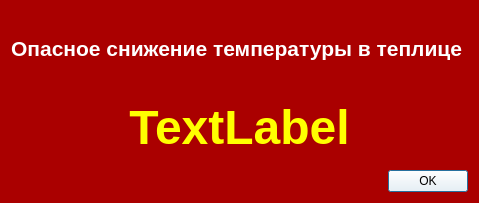
<?xml version="1.0" encoding="UTF-8"?>
<ui version="4.0">
 <class>Alarmwindow</class>
 <widget class="QDialog" name="Alarmwindow">
  <property name="geometry">
   <rect>
    <x>0</x>
    <y>0</y>
    <width>470</width>
    <height>203</height>
   </rect>
  </property>
  <property name="windowTitle">
   <string>Dialog</string>
  </property>
  <property name="styleSheet">
   <string notr="true">background-color: rgb(170, 0, 0);</string>
  </property>
  <layout class="QGridLayout" name="gridLayout">
   <item row="0" column="0">
    <widget class="QLabel" name="label">
     <property name="font">
      <font>
       <pointsize>16</pointsize>
       <bold>true</bold>
      </font>
     </property>
     <property name="styleSheet">
      <string notr="true">color: rgb(255, 255, 255);</string>
     </property>
     <property name="text">
      <string>Опасное снижение температуры в теплице </string>
     </property>
     <property name="alignment">
      <set>Qt::AlignCenter</set>
     </property>
    </widget>
   </item>
   <item row="1" column="0">
    <widget class="QLabel" name="label_2">
     <property name="font">
      <font>
       <pointsize>36</pointsize>
       <bold>true</bold>
      </font>
     </property>
     <property name="styleSheet">
      <string notr="true">color: rgb(255, 255, 0);</string>
     </property>
     <property name="text">
      <string>TextLabel</string>
     </property>
     <property name="alignment">
      <set>Qt::AlignCenter</set>
     </property>
    </widget>
   </item>
   <item row="2" column="0">
    <widget class="QDialogButtonBox" name="buttonBox">
     <property name="styleSheet">
      <string notr="true">background-color: rgb(255, 255, 255);</string>
     </property>
     <property name="standardButtons">
      <set>QDialogButtonBox::Ok</set>
     </property>
    </widget>
   </item>
  </layout>
 </widget>
 <resources/>
 <connections/>
</ui>
